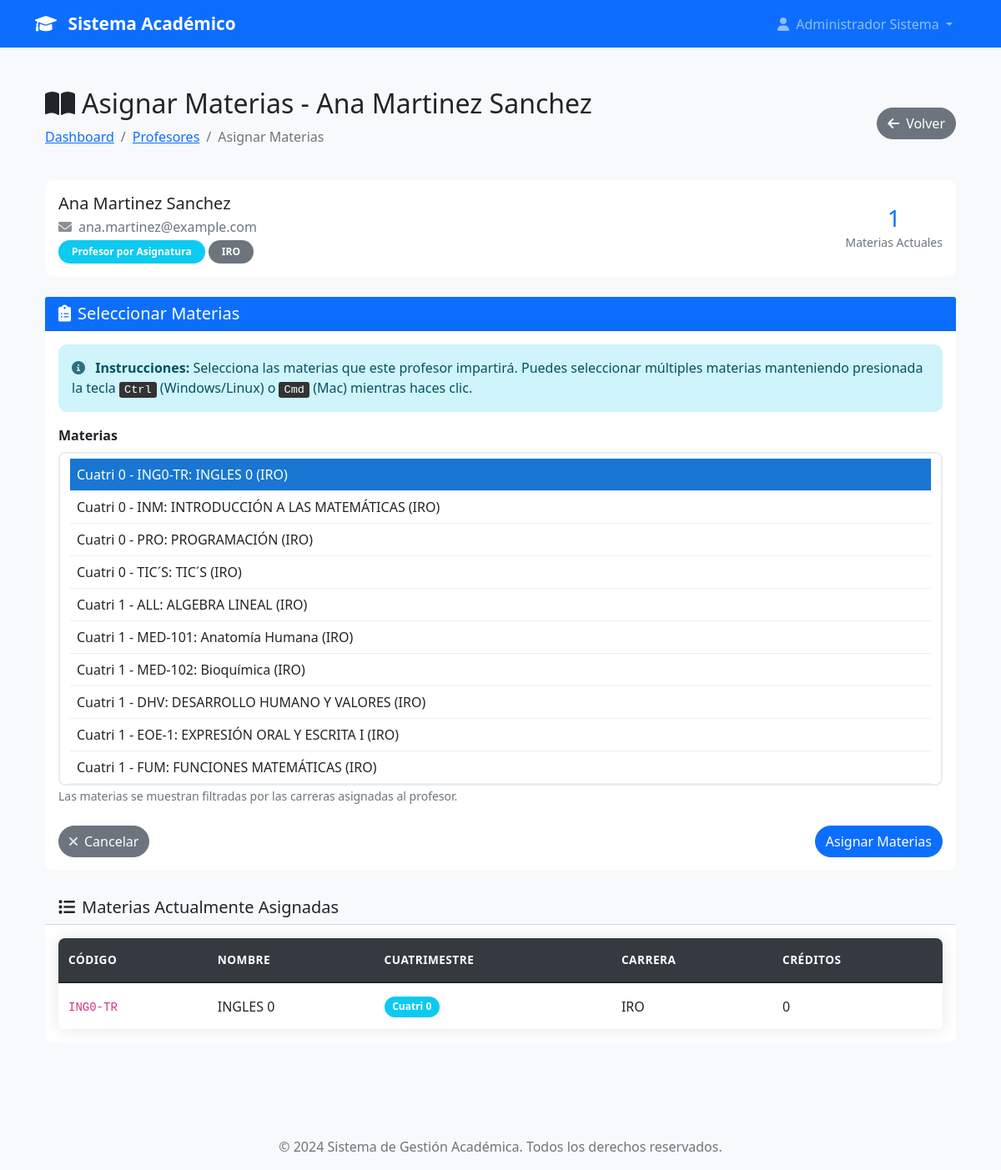
The app's page /admin/profesores/11/materias (signed in) with its own data.
### models.py (models this page shows, shortened)
class User(UserMixin, db.Model):
    id = db.Column(db.Integer, primary_key=True)
    username = db.Column(db.String(80), unique=True, nullable=False)
    email = db.Column(db.String(120), unique=True, nullable=False)
    password_hash = db.Column(db.String(120), nullable=False)
    nombre = db.Column(db.String(100), nullable=False)
    apellido = db.Column(db.String(100), nullable=False)
    telefono = db.Column(db.String(20))
    imagen_perfil = db.Column(db.String(200))  # Ruta de la imagen de perfil
    rol = db.Column(db.String(20), nullable=False)
    tipo_profesor = db.Column(db.String(20))
    carreras = db.relationship('Carrera', secondary=user_carreras, backref=db.backref('usuarios', lazy=True))
    materias = db.relationship('Materia', secondary='profesor_materias', backref=db.backref('profesores', lazy=True))
    carrera_id = db.Column(db.Integer, db.ForeignKey('carrera.id'))
    carrera = db.relationship('Carrera', foreign_keys=[carrera_id], backref=db.backref('jefe_carrera', uselist=False))
    fecha_registro = db.Column(db.DateTime, default=datetime.utcnow)
    activo = db.Column(db.Boolean, default=True)
    def get_nombre_completo(self):
        return f"{self.nombre} {self.apellido}"
    def is_admin(self):
        return self.rol == 'admin'
    def get_rol_display(self):
        roles = {
            'admin': 'Administrador',
            'jefe_carrera': 'Jefe de Carrera',
            'profesor_completo': 'Profesor de Tiempo Completo',
            'profesor_asignatura': 'Profesor por Asignatura'
        }
        return roles.get(self.rol, self.rol)

class Carrera(db.Model):
    id = db.Column(db.Integer, primary_key=True)
    nombre = db.Column(db.String(150), nullable=False, unique=True)
    codigo = db.Column(db.String(10), nullable=False, unique=True)  # Ej: "ING-SIS", "MED", etc.
    descripcion = db.Column(db.Text)
    facultad = db.Column(db.String(100))
    activa = db.Column(db.Boolean, default=True)
    fecha_creacion = db.Column(db.DateTime, default=datetime.utcnow)
    creada_por = db.Column(db.Integer, db.ForeignKey('user.id'), nullable=False)
    creador = db.relationship('User', foreign_keys=[creada_por], backref=db.backref('carreras_creadas', lazy=True))

class Materia(db.Model):
    id = db.Column(db.Integer, primary_key=True)
    nombre = db.Column(db.String(200), nullable=False)
    codigo = db.Column(db.String(20), nullable=False, unique=True)  # Ej: "ISI-101", "MAT-201"
    descripcion = db.Column(db.Text)
    cuatrimestre = db.Column(db.Integer, nullable=False)  # 1, 2, 3, etc.
    creditos = db.Column(db.Integer, nullable=False, default=3)
    horas_teoricas = db.Column(db.Integer, nullable=False, default=0)
    horas_practicas = db.Column(db.Integer, nullable=False, default=0)
    carrera_id = db.Column(db.Integer, db.ForeignKey('carrera.id'), nullable=False)
    carrera = db.relationship('Carrera', backref=db.backref('materias', lazy=True))
    activa = db.Column(db.Boolean, default=True)
    fecha_creacion = db.Column(db.DateTime, default=datetime.utcnow)
    creado_por = db.Column(db.Integer, db.ForeignKey('user.id'), nullable=False)
    creador = db.relationship('User', backref=db.backref('materias_creadas', lazy=True))
    def get_carrera_codigo(self):
        return self.carrera.codigo if self.carrera else 'N/A'

### app.py (the view)
@app.route('/admin/profesores/<int:id>/materias', methods=['GET', 'POST'])
@login_required
def gestionar_materias_profesor(id):
    if not current_user.is_admin():
        flash('No tienes permisos para acceder a esta página.', 'error')
        return redirect(url_for('dashboard'))
    profesor = User.query.get_or_404(id)
    if profesor.rol not in ['profesor_completo', 'profesor_asignatura']:
        flash('Este usuario no es un profesor.', 'error')
        return redirect(url_for('gestionar_profesores'))
    from forms import AsignarMateriasProfesorForm
    form = AsignarMateriasProfesorForm(profesor=profesor)
    if form.validate_on_submit():
        try:
            materias_ids = form.materias.data
            materias_nuevas = Materia.query.filter(Materia.id.in_(materias_ids)).all()
            profesor.materias = materias_nuevas
            db.session.commit()
            flash(f'Materias actualizadas exitosamente para {profesor.get_nombre_completo()}. '
                  f'Total: {len(materias_nuevas)} materias asignadas.', 'success')
            return redirect(url_for('gestionar_profesores'))
        except Exception as e:
            db.session.rollback()
            flash(f'Error al asignar materias: {str(e)}', 'error')
    elif request.method == 'GET':
        form.materias.data = [m.id for m in profesor.materias]
    return render_template('admin/asignar_materias_profesor.html',
                         form=form,
                         profesor=profesor,
                         titulo=f"Asignar Materias - {profesor.get_nombre_completo()}")

### forms.py
class AsignarMateriasProfesorForm(FlaskForm):
    materias = SelectMultipleField('Materias', coerce=int, validators=[
        DataRequired(message='Debe seleccionar al menos una materia')
    ])
    submit = SubmitField('Asignar Materias')
    def __init__(self, profesor=None, *args, **kwargs):
        super(AsignarMateriasProfesorForm, self).__init__(*args, **kwargs)
        self.profesor = profesor
        if profesor and profesor.carreras:
            carrera_ids = [c.id for c in profesor.carreras]
            materias_disponibles = Materia.query.filter(
                Materia.carrera_id.in_(carrera_ids),
                Materia.activa == True
            ).order_by(Materia.cuatrimestre, Materia.nombre).all()
        else:
            materias_disponibles = Materia.query.filter_by(activa=True).order_by(
                Materia.cuatrimestre, Materia.nombre
            ).all()
        self.materias.choices = [
            (m.id, f"Cuatri {m.cuatrimestre} - {m.codigo}: {m.nombre} ({m.get_carrera_codigo()})")
            for m in materias_disponibles
        ]

### app.py (called while the page is built)
@login_manager.user_loader
def load_user(user_id):
    return User.query.get(int(user_id))

@app.context_processor
def inject_user_counts():
    if current_user.is_authenticated and current_user.is_admin():
        return dict(
            total_users=User.query.count(),
            total_admins=User.query.filter_by(rol='admin').count(),
            total_jefes=User.query.filter_by(rol='jefe_carrera').count(),
            total_profesores=User.query.filter(User.rol.in_(['profesor_completo', 'profesor_asignatura'])).count()
        )
    return dict()

### templates/admin/asignar_materias_profesor.html (shortened to what this page needs)
{% extends "base.html" %}
{% block content %}
<div class="container-fluid py-4">
    <div class="row">
        <div class="col-12">
            <div class="d-flex justify-content-between align-items-center mb-4">
                <div>
                    <h2><i class="fas fa-book-open me-2"></i>{{ titulo }}</h2>
                    <nav aria-label="breadcrumb">
                        <ol class="breadcrumb">
                            <li class="breadcrumb-item"><a href="{{ url_for('dashboard') }}">Dashboard</a></li>
                            <li class="breadcrumb-item"><a href="{{ url_for('gestionar_profesores') }}">Profesores</a></li>
                            <li class="breadcrumb-item active">Asignar Materias</li>
                        </ol>
                    </nav>
                </div>
                <a href="{{ url_for('gestionar_profesores') }}" class="btn btn-secondary">
                    <i class="fas fa-arrow-left me-2"></i>Volver
                </a>
            </div>
            <div class="card mb-4">
                <div class="card-body">
                    <div class="row align-items-center">
                        <div class="col-md-8">
                            <h5 class="mb-1">{{ profesor.get_nombre_completo() }}</h5>
                            <p class="text-muted mb-1">
                                <i class="fas fa-envelope me-2"></i>{{ profesor.email }}
                            </p>
                            <p class="text-muted mb-0">
                                <span class="badge bg-info">{{ profesor.get_rol_display() }}</span>
                                {% for carrera in profesor.carreras %}
                                <span class="badge bg-secondary">{{ carrera.codigo }}</span>
                                {% endfor %}
                            </p>
                        </div>
                        <div class="col-md-4 text-end">
                            <div class="d-inline-block text-center">
                                <h3 class="mb-0 text-primary">{{ profesor.materias|length }}</h3>
                                <small class="text-muted">Materias Actuales</small>
                            </div>
                        </div>
                    </div>
                </div>
            </div>
            <div class="card">
                <div class="card-header bg-primary text-white">
                    <h5 class="mb-0"><i class="fas fa-clipboard-list me-2"></i>Seleccionar Materias</h5>
                </div>
                <div class="card-body">
                    <form method="POST" action="">
                        <div class="alert alert-info">
                            <i class="fas fa-info-circle me-2"></i>
                            <strong>Instrucciones:</strong> Selecciona las materias que este profesor impartirá.
                            Puedes seleccionar múltiples materias manteniendo presionada la tecla <kbd>Ctrl</kbd> (Windows/Linux)
                            o <kbd>Cmd</kbd> (Mac) mientras haces clic.
                        </div>
                        <div class="mb-4">
                            {{ form.materias.label(class="form-label fw-bold") }}
                            {{ form.materias(class="form-select", size=15, style="height: 400px;") }}
                            <small class="form-text text-muted">
                                Las materias se muestran filtradas por las carreras asignadas al profesor.
                            </small>
                        </div>
                        <div class="d-flex justify-content-between">
                            <a href="{{ url_for('gestionar_profesores') }}" class="btn btn-secondary">
                                <i class="fas fa-times me-2"></i>Cancelar
                            </a>
                            {{ form.submit(class="btn btn-primary") }}
                        </div>
                    </form>
                </div>
            </div>
            {% if profesor.materias %}
            <div class="card mt-4">
                <div class="card-header bg-light">
                    <h5 class="mb-0"><i class="fas fa-list me-2"></i>Materias Actualmente Asignadas</h5>
                </div>
                <div class="card-body">
                    <div class="table-responsive">
                        <table class="table table-hover">
                            <thead>
                                <tr>
                                    <th>Código</th>
                                    <th>Nombre</th>
                                    <th>Cuatrimestre</th>
                                    <th>Carrera</th>
                                    <th>Créditos</th>
                                </tr>
                            </thead>
                            <tbody>
                                {% for materia in profesor.materias|sort(attribute='cuatrimestre') %}
                                <tr>
                                    <td><code>{{ materia.codigo }}</code></td>
                                    <td>{{ materia.nombre }}</td>
                                    <td><span class="badge bg-info">Cuatri {{ materia.cuatrimestre }}</span></td>
                                    <td>{{ materia.get_carrera_codigo() }}</td>
                                    <td>{{ materia.creditos }}</td>
                                </tr>
                                {% endfor %}
                            </tbody>
                        </table>
                    </div>
                </div>
            </div>
            {% endif %}
        </div>
    </div>
</div>
{% endblock %}

### templates/base.html (shortened to what this page needs)
<!DOCTYPE html>
<html lang="es">
<head>
    <link href="https://cdn.jsdelivr.net/npm/bootstrap@5.1.3/dist/css/bootstrap.min.css" rel="stylesheet">
    <link rel="stylesheet" href="https://cdnjs.cloudflare.com/ajax/libs/font-awesome/6.0.0/css/all.min.css">
    <link rel="stylesheet" href="{{ url_for('static', filename='css/style.css') }}">
</head>
<body>
    <nav class="navbar navbar-expand-lg navbar-dark bg-primary">
        <div class="container">
            <a class="navbar-brand" href="{{ url_for('index') }}">
                <i class="fas fa-graduation-cap me-2"></i>
                Sistema Académico
            </a>
            <div class="collapse navbar-collapse" id="navbarNav">
                <ul class="navbar-nav ms-auto">
                    {% if current_user.is_authenticated %}
                        <li class="nav-item dropdown">
                            <a class="nav-link dropdown-toggle" href="#" id="navbarDropdown" role="button" data-bs-toggle="dropdown">
                                <i class="fas fa-user me-1"></i>
                                {{ current_user.get_nombre_completo() }}
                            </a>
                        </li>
                    {% endif %}
                </ul>
            </div>
        </div>
    </nav>
    <main class="py-4">
        <div class="container">
            {% block content %}{% endblock %}
        </div>
    </main>
    <footer class="bg-light text-center py-3 mt-5">
        <div class="container">
            <p class="text-muted mb-0">&copy; 2024 Sistema de Gestión Académica. Todos los derechos reservados.</p>
        </div>
    </footer>
</body>
</html>

### static/css/style.css (style rules this page uses)
.table-responsive { border-radius: 8px; overflow: hidden; box-shadow: 0 0 20px rgba(0, 0, 0, 0.1); }
.table { margin-bottom: 0; background-color: white; }
.table thead th { background-color: #343a40; color: white; border: none; font-weight: 600; text-transform: uppercase; font-size: 0.85rem; letter-spacing: 0.5px; padding: 1rem 0.75rem; position: sticky; top: 0; z-index: 10; }
.table tbody tr { transition: all 0.2s ease; border-bottom: 1px solid #f1f3f4; }
.table td { padding: 0.875rem 0.75rem; vertical-align: middle; border: none; }
.table .badge { font-size: 0.75rem; padding: 0.4rem 0.6rem; }
body { font-family: 'Segoe UI', Tahoma, Geneva, Verdana, sans-serif; background-color: #f8f9fa; }
.navbar-brand { font-weight: bold; font-size: 1.3rem; }
.card { transition: transform 0.2s ease-in-out, box-shadow 0.2s ease-in-out; border: none; border-radius: 10px; }
.btn { border-radius: 25px; font-weight: 500; transition: all 0.3s ease; }
.form-control, .form-select { border-radius: 8px; border: 2px solid #e9ecef; transition: border-color 0.3s ease; }
.card-body i { opacity: 0.8; }
.alert { border-radius: 10px; border: none; }
footer { margin-top: auto; }
.card { animation: fadeIn 0.5s ease-out; }
.badge { border-radius: 15px; padding: 0.5rem 1rem; }
.card .btn { transition: all 0.2s ease; }
.navbar .nav-link.dropdown-toggle { position: relative; transition: all 0.3s ease; border-radius: 8px; padding: 0.5rem 1rem !important; }
.navbar .nav-link.dropdown-toggle::before { content: ''; position: absolute; top: 0; left: 0; right: 0; bottom: 0; background: linear-gradient(45deg, transparent 30%, rgba(255, 255, 255, 0.2) 50%, transparent 70%); opacity: 0; transition: opacity 0.3s ease; border-radius: 8px; pointer-events: none; }

### templates/admin/asignar_materias_profesor.html (style rules this page uses)
.form-select[multiple] option { padding: 8px; border-bottom: 1px solid #eee; }
.form-select[multiple] option:checked { background-color: #1976d2; color: white; }
kbd { background-color: #333; color: white; padding: 2px 6px; border-radius: 3px; font-size: 0.85em; }

### records on screen
User: get_nombre_completo "Administrador Sistema"
User: get_nombre_completo "Ana Martinez Sanchez", email "ana.martinez@example.com", rol "Profesor por Asignatura"
Carrera: codigo "IRO"
Materia: codigo "ING0-TR", nombre "INGLES 0", cuatrimestre "0", get_carrera_codigo "IRO", creditos "0"

### other values on screen
{{ titulo }} "Asignar Materias - Ana Martinez Sanchez"
{{ profesor.materias|length }} "1"
